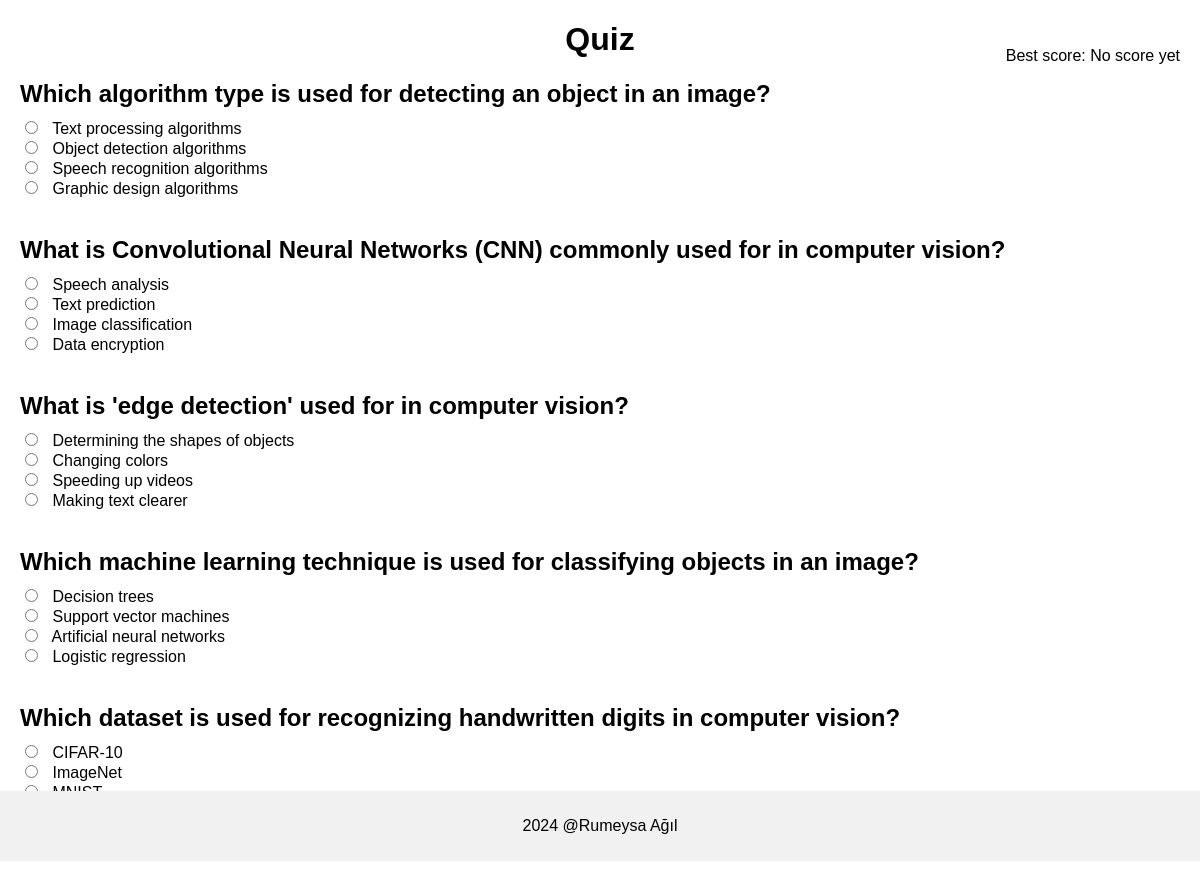
The app's page /, older data.
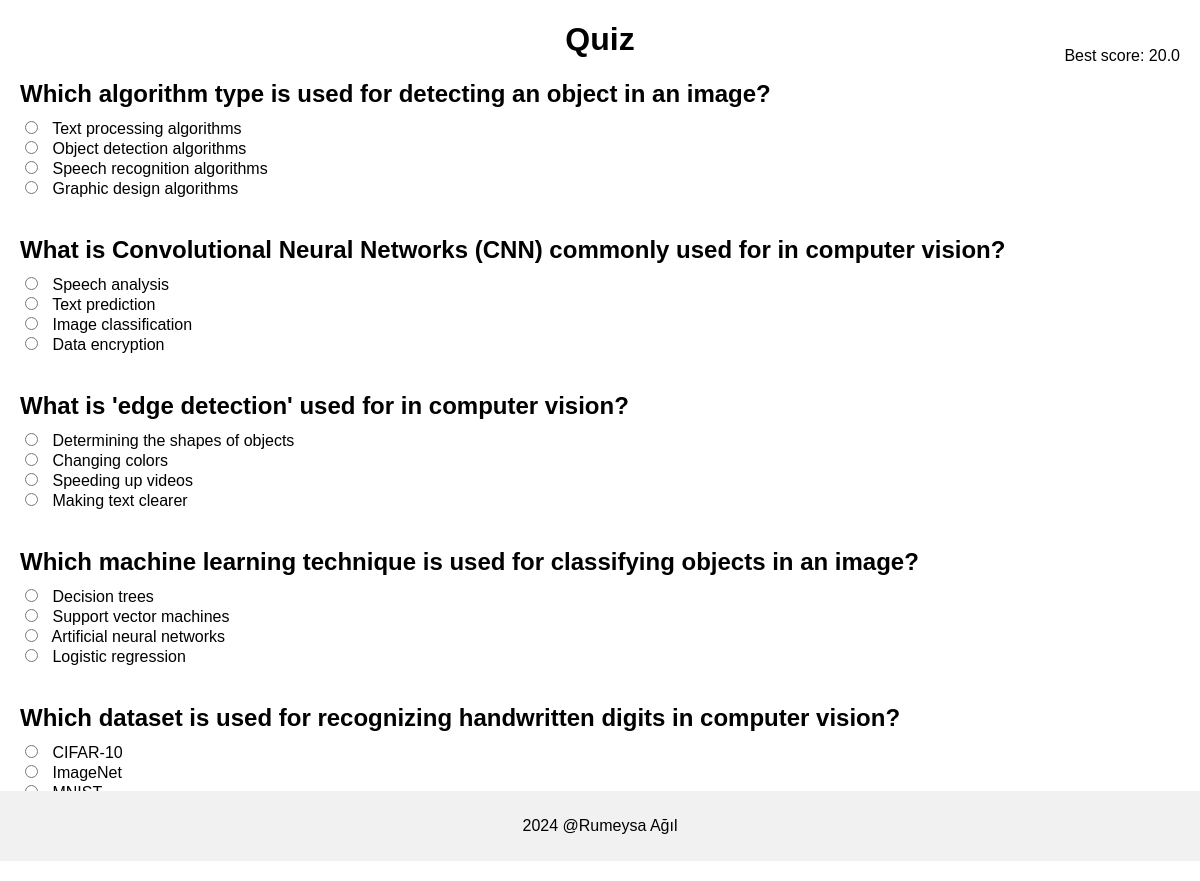
The same page, newer data.
### app.py (models this page shows, shortened)
class Score(db.Model):
    id = db.Column(db.Integer, primary_key=True)
    correct_count = db.Column(db.Integer, nullable=False)
    total_score = db.Column(db.Float, nullable=False)

### app.py (the view)
@app.route('/')
def quiz():
    questions_list = Question.query.all()
    highest_score = Score.query.order_by(Score.total_score.desc()).first()
    return render_template("quiz.html", questions_list = questions_list, highest_score=highest_score)

### templates/quiz.html (shortened to what this page needs)
<!DOCTYPE html>
<html lang="en">
<head>
    <link rel="stylesheet" href="static/styles.css">
</head>
<body>
    <h1>Quiz</h1>
    <div id="score">
        <p>Best score: {{ highest_score.total_score if highest_score else 'No score yet' }}</p>
    </div>
    <form action="/submitquiz" method="post">
        {% for question in questions_list %}
            <div>
                <h2>{{ question.question }}</h2>
                <input type="radio" name="{{ question.id }}" value="1" required> {{ question.option1 }}<br>
                <input type="radio" name="{{ question.id }}" value="2" required> {{ question.option2 }}<br>
                <input type="radio" name="{{ question.id }}" value="3" required> {{ question.option3 }}<br>
                <input type="radio" name="{{ question.id }}" value="4" required> {{ question.option4 }}<br>
            </div>
            <br>
        {% endfor %}
    </form>
    <footer>
        <p>2024 @Rumeysa Ağıl</p>
    </footer>
</body>
</html>

Row changes from the older to the newer data that the page shows:
added Score: total_score "20.0"
Text that changed along with them:
{{ highest_score.total_score if highest_score else 'No score yet' }}: "No score yet" → (not shown)
